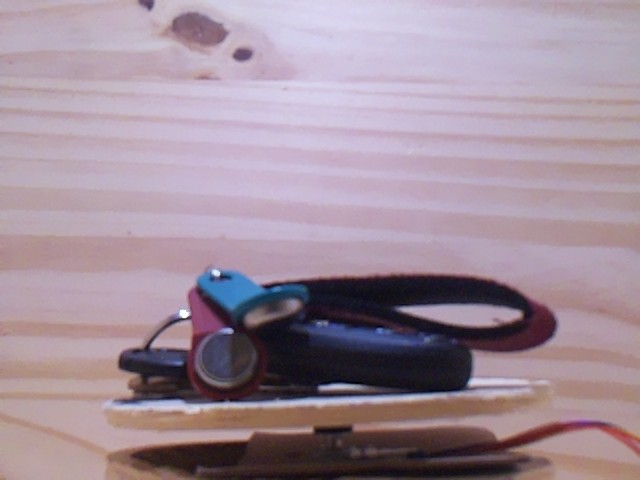
#> input picture Sample_Data/Keys_Lit/test5.jpg, 640 x 480 px
$ python brute_matching_sift_ratio_test.py
#> lines starting #> are read from the running program, lines starting #| are printed output that depends on the picture
import numpy as np
import cv2 as cv
import matplotlib.pyplot as plt
img1 = cv.imread('Sample_Data/Keys_Lit/test5.jpg',cv.IMREAD_GRAYSCALE)          # queryImage
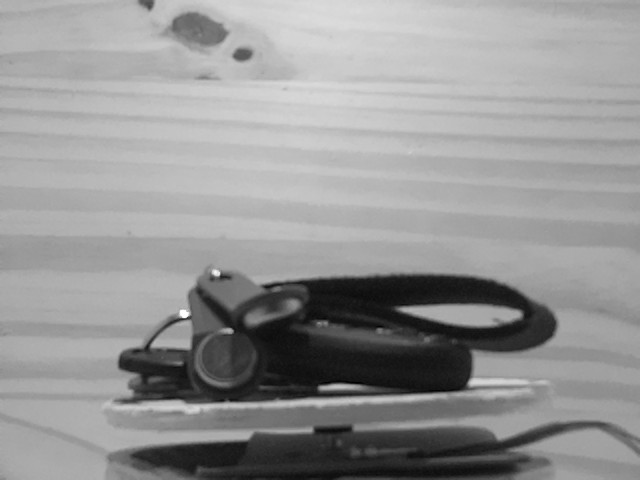
#> img1: shape (480, 640); min 0, max 255, mean 148.9
img2 = cv.imread('Sample_Data/Keys_Lit/test0.jpg',cv.IMREAD_GRAYSCALE) # trainImage
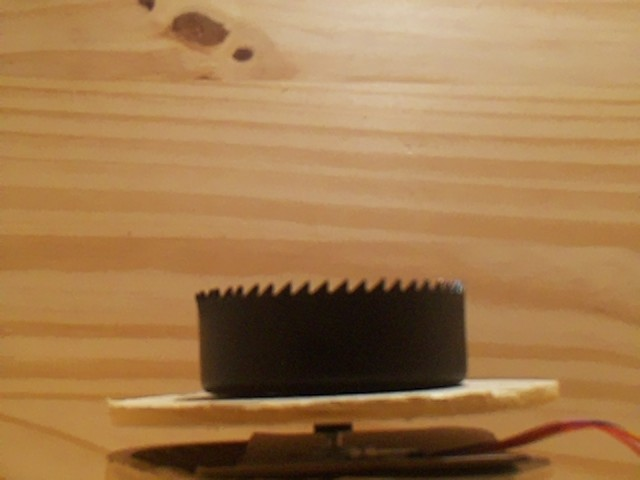
#> input picture Sample_Data/Hole_Lit/test0.jpg, 640 x 480 px, found by its file name
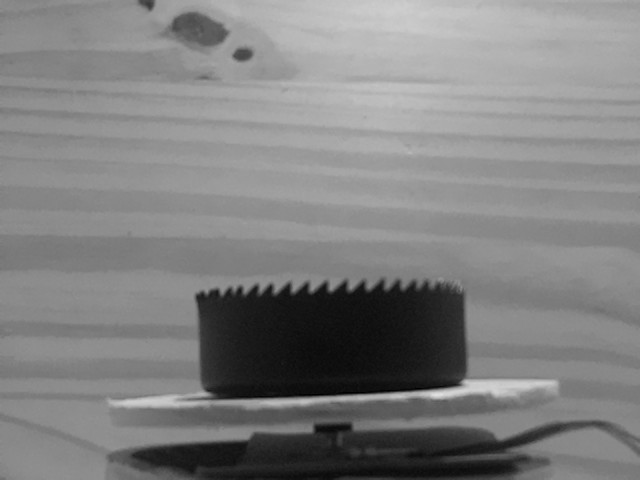
#> img2: shape (480, 640); min 0, max 225, mean 128.2
# Initiate SIFT detector
sift = cv.SIFT_create()
# find the keypoints and descriptors with SIFT
kp1, des1 = sift.detectAndCompute(img1,None)
#> kp1 = 145 keypoints; strongest (x, y, size): (184, 313, 5.7), (216, 273, 4.6), (229, 331, 4.6), (510, 315, 11.7)
kp2, des2 = sift.detectAndCompute(img2,None)
#> kp2 = 108 keypoints; strongest (x, y, size): (393, 330, 81.8), (278, 336, 88.1), (243, 54, 10.4), (471, 387, 13.2)
# BFMatcher with default params
bf = cv.BFMatcher()
matches = bf.knnMatch(des1,des2,k=2)
#> matches = 145 matches
# Apply ratio test
good = []
for m,n in matches:
    if m.distance < 0.75*n.distance:
        good.append([m])
#> this loop made 145 passes
#> after the loop, good = 20 matches
# cv.drawMatchesKnn expects list of lists as matches.
img3 = cv.drawMatchesKnn(img1,kp1,img2,kp2,good,None,flags=cv.DrawMatchesFlags_NOT_DRAW_SINGLE_POINTS)
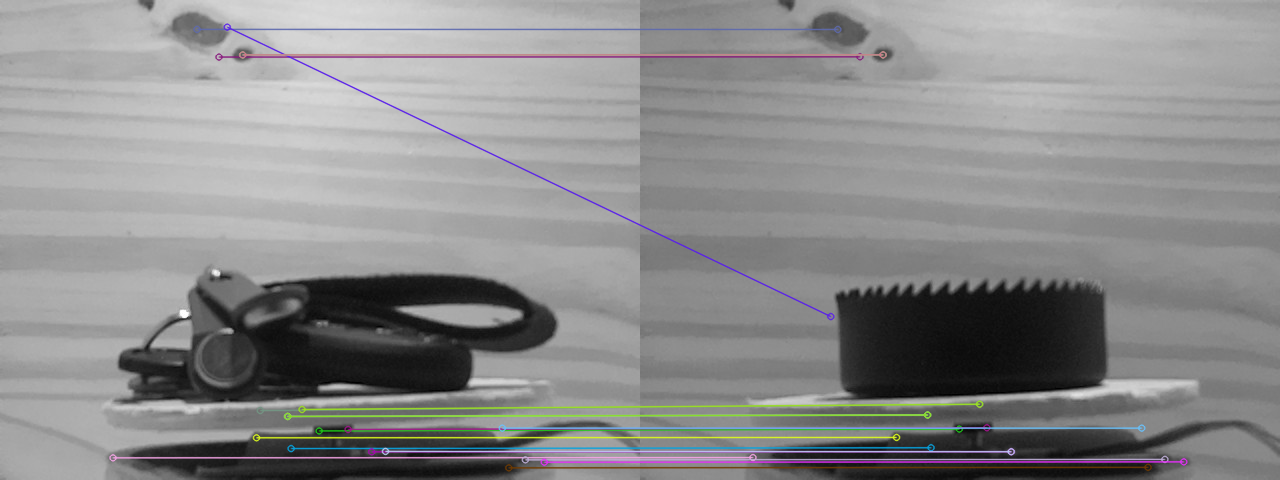
#> img3: shape (480, 1280, 3); mean of channels 0, 1, 2 139.4, 139.2, 139.3; drawn as B, G, R
plt.imshow(img3),plt.show()
